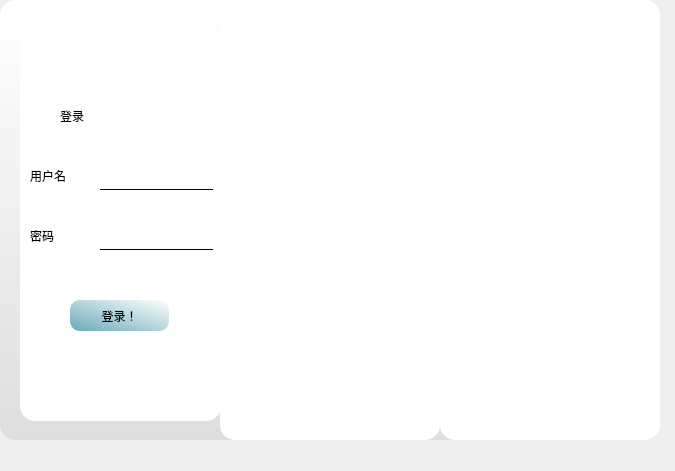
<?xml version="1.0" encoding="UTF-8"?>
<ui version="4.0">
 <class>page_welcome</class>
 <widget class="QWidget" name="page_welcome">
  <property name="geometry">
   <rect>
    <x>0</x>
    <y>0</y>
    <width>675</width>
    <height>471</height>
   </rect>
  </property>
  <property name="windowTitle">
   <string>Form</string>
  </property>
  <widget class="QFrame" name="frame_main">
   <property name="geometry">
    <rect>
     <x>0</x>
     <y>0</y>
     <width>660</width>
     <height>440</height>
    </rect>
   </property>
   <property name="styleSheet">
    <string notr="true">QFrame#frame_main{
	background-color: qlineargradient(spread:pad, x1:0.514205, y1:0.983, x2:0.474, y2:0, stop:0 rgba(223, 221, 223, 255), stop:1 rgba(255, 255, 255, 255));
border-radius:15px;
}</string>
   </property>
   <property name="frameShape">
    <enum>QFrame::Shape::StyledPanel</enum>
   </property>
   <property name="frameShadow">
    <enum>QFrame::Shadow::Raised</enum>
   </property>
   <widget class="QFrame" name="frame">
    <property name="geometry">
     <rect>
      <x>20</x>
      <y>30</y>
      <width>201</width>
      <height>391</height>
     </rect>
    </property>
    <property name="styleSheet">
     <string notr="true">background-color: rgb(255, 255, 255);
border-radius:15px;</string>
    </property>
    <property name="frameShape">
     <enum>QFrame::Shape::StyledPanel</enum>
    </property>
    <property name="frameShadow">
     <enum>QFrame::Shadow::Raised</enum>
    </property>
    <widget class="QPushButton" name="btn_login">
     <property name="geometry">
      <rect>
       <x>50</x>
       <y>270</y>
       <width>99</width>
       <height>31</height>
      </rect>
     </property>
     <property name="styleSheet">
      <string notr="true">border-radius:10px;
font: 500 18pt &quot;猫啃什锦黑&quot;;
background-color: qlineargradient(spread:pad, x1:0, y1:1, x2:1, y2:0, stop:0 rgba(106, 170, 184, 255), stop:1 rgba(255, 255, 255, 255));
</string>
     </property>
     <property name="text">
      <string>登录！</string>
     </property>
    </widget>
    <widget class="QLabel" name="label_3">
     <property name="geometry">
      <rect>
       <x>10</x>
       <y>190</y>
       <width>61</width>
       <height>31</height>
      </rect>
     </property>
     <property name="styleSheet">
      <string notr="true">font: 500 18pt &quot;猫啃什锦黑&quot;;</string>
     </property>
     <property name="text">
      <string>密码</string>
     </property>
    </widget>
    <widget class="QLineEdit" name="lineEdit_login_password">
     <property name="geometry">
      <rect>
       <x>80</x>
       <y>200</y>
       <width>113</width>
       <height>20</height>
      </rect>
     </property>
     <property name="styleSheet">
      <string notr="true">background:transparent;
border:none;
border-bottom:1px solid</string>
     </property>
     <property name="text">
      <string/>
     </property>
    </widget>
    <widget class="QLabel" name="label_2">
     <property name="geometry">
      <rect>
       <x>10</x>
       <y>130</y>
       <width>71</width>
       <height>31</height>
      </rect>
     </property>
     <property name="styleSheet">
      <string notr="true">font: 500 18pt &quot;猫啃什锦黑&quot;;</string>
     </property>
     <property name="text">
      <string>用户名</string>
     </property>
    </widget>
    <widget class="QLineEdit" name="lineEdit_login_username">
     <property name="geometry">
      <rect>
       <x>80</x>
       <y>140</y>
       <width>113</width>
       <height>20</height>
      </rect>
     </property>
     <property name="styleSheet">
      <string notr="true">background:transparent;
font: 500 18pt &quot;猫啃什锦黑&quot;;
border:none;
border-bottom:1px solid</string>
     </property>
     <property name="text">
      <string/>
     </property>
    </widget>
    <widget class="QLabel" name="label_login">
     <property name="geometry">
      <rect>
       <x>40</x>
       <y>50</y>
       <width>121</width>
       <height>71</height>
      </rect>
     </property>
     <property name="styleSheet">
      <string notr="true">font: 500 48pt &quot;猫啃什锦黑&quot;;</string>
     </property>
     <property name="text">
      <string>登录</string>
     </property>
    </widget>
   </widget>
   <widget class="QFrame" name="frame_2">
    <property name="geometry">
     <rect>
      <x>230</x>
      <y>30</y>
      <width>201</width>
      <height>391</height>
     </rect>
    </property>
    <property name="styleSheet">
     <string notr="true">background-color: rgb(255, 255, 255);
border-radius:15px;</string>
    </property>
    <property name="frameShape">
     <enum>QFrame::Shape::StyledPanel</enum>
    </property>
    <property name="frameShadow">
     <enum>QFrame::Shadow::Raised</enum>
    </property>
    <widget class="QLabel" name="label_4">
     <property name="geometry">
      <rect>
       <x>10</x>
       <y>170</y>
       <width>61</width>
       <height>31</height>
      </rect>
     </property>
     <property name="styleSheet">
      <string notr="true">font: 500 12pt &quot;猫啃什锦黑&quot;;</string>
     </property>
     <property name="text">
      <string>密码</string>
     </property>
    </widget>
    <widget class="QLineEdit" name="lineEdit_regsiter_password">
     <property name="geometry">
      <rect>
       <x>80</x>
       <y>180</y>
       <width>113</width>
       <height>20</height>
      </rect>
     </property>
     <property name="styleSheet">
      <string notr="true">background:transparent;
border:none;
border-bottom:1px solid</string>
     </property>
     <property name="text">
      <string/>
     </property>
    </widget>
    <widget class="QLabel" name="label_5">
     <property name="geometry">
      <rect>
       <x>10</x>
       <y>130</y>
       <width>71</width>
       <height>31</height>
      </rect>
     </property>
     <property name="styleSheet">
      <string notr="true">font: 500 18pt &quot;猫啃什锦黑&quot;;</string>
     </property>
     <property name="text">
      <string>用户名</string>
     </property>
    </widget>
    <widget class="QLineEdit" name="lineEdit_register_username">
     <property name="geometry">
      <rect>
       <x>80</x>
       <y>140</y>
       <width>113</width>
       <height>20</height>
      </rect>
     </property>
     <property name="styleSheet">
      <string notr="true">background:transparent;
font: 500 18pt &quot;猫啃什锦黑&quot;;
border:none;
border-bottom:1px solid</string>
     </property>
     <property name="text">
      <string/>
     </property>
    </widget>
    <widget class="QLabel" name="label_register">
     <property name="geometry">
      <rect>
       <x>40</x>
       <y>50</y>
       <width>121</width>
       <height>71</height>
      </rect>
     </property>
     <property name="styleSheet">
      <string notr="true">font: 500 48pt &quot;猫啃什锦黑&quot;;</string>
     </property>
     <property name="text">
      <string>注册</string>
     </property>
    </widget>
    <widget class="QPushButton" name="btn_register">
     <property name="geometry">
      <rect>
       <x>50</x>
       <y>270</y>
       <width>101</width>
       <height>31</height>
      </rect>
     </property>
     <property name="styleSheet">
      <string notr="true">border-radius:10px;
font: 500 18pt &quot;猫啃什锦黑&quot;;
background-color: qlineargradient(spread:pad, x1:0, y1:1, x2:1, y2:0, stop:0 rgba(106, 170, 184, 255), stop:1 rgba(255, 255, 255, 255));
</string>
     </property>
     <property name="text">
      <string>注册！</string>
     </property>
    </widget>
    <widget class="QLabel" name="label_7">
     <property name="geometry">
      <rect>
       <x>10</x>
       <y>210</y>
       <width>71</width>
       <height>31</height>
      </rect>
     </property>
     <property name="styleSheet">
      <string notr="true">font: 500 12pt &quot;猫啃什锦黑&quot;;</string>
     </property>
     <property name="text">
      <string>再次输入</string>
     </property>
    </widget>
    <widget class="QLineEdit" name="lineEdit_register_passwordAgain">
     <property name="geometry">
      <rect>
       <x>80</x>
       <y>220</y>
       <width>113</width>
       <height>20</height>
      </rect>
     </property>
     <property name="styleSheet">
      <string notr="true">background:transparent;
border:none;
border-bottom:1px solid</string>
     </property>
     <property name="text">
      <string/>
     </property>
    </widget>
   </widget>
   <widget class="QPushButton" name="btn_exit">
    <property name="geometry">
     <rect>
      <x>450</x>
      <y>220</y>
      <width>181</width>
      <height>51</height>
     </rect>
    </property>
    <property name="styleSheet">
     <string notr="true">border-radius:10px;
font: 500 36pt &quot;猫啃什锦黑&quot;;
background-color: qlineargradient(spread:pad, x1:0, y1:1, x2:1, y2:0, stop:0 rgba(106, 170, 184, 255), stop:1 rgba(255, 255, 255, 255));
</string>
    </property>
    <property name="text">
     <string>退出</string>
    </property>
   </widget>
   <widget class="frame_move" name="frame_move_left">
    <property name="geometry">
     <rect>
      <x>220</x>
      <y>0</y>
      <width>220</width>
      <height>440</height>
     </rect>
    </property>
    <property name="styleSheet">
     <string notr="true">background-image: url(:/img/nezha.png);
background-repeat:no-repeat;
background-position:center;
background-color:white;
border-radius:15px;</string>
    </property>
    <property name="frameShape">
     <enum>QFrame::Shape::StyledPanel</enum>
    </property>
    <property name="frameShadow">
     <enum>QFrame::Shadow::Raised</enum>
    </property>
   </widget>
   <widget class="frame_move" name="frame_move_right">
    <property name="geometry">
     <rect>
      <x>440</x>
      <y>0</y>
      <width>220</width>
      <height>440</height>
     </rect>
    </property>
    <property name="styleSheet">
     <string notr="true">background-image: url(:/img/aobing.png);
background-repeat:no-repeat;
background-position:center;
background-color:white;
border-radius:15px;</string>
    </property>
    <property name="frameShape">
     <enum>QFrame::Shape::StyledPanel</enum>
    </property>
    <property name="frameShadow">
     <enum>QFrame::Shadow::Raised</enum>
    </property>
   </widget>
   <zorder>btn_exit</zorder>
   <zorder>frame_2</zorder>
   <zorder>frame</zorder>
   <zorder>frame_move_left</zorder>
   <zorder>frame_move_right</zorder>
  </widget>
 </widget>
 <customwidgets>
  <customwidget>
   <class>frame_move</class>
   <extends>QFrame</extends>
   <header>frame_move.h</header>
   <container>1</container>
  </customwidget>
 </customwidgets>
 <resources/>
 <connections/>
</ui>
